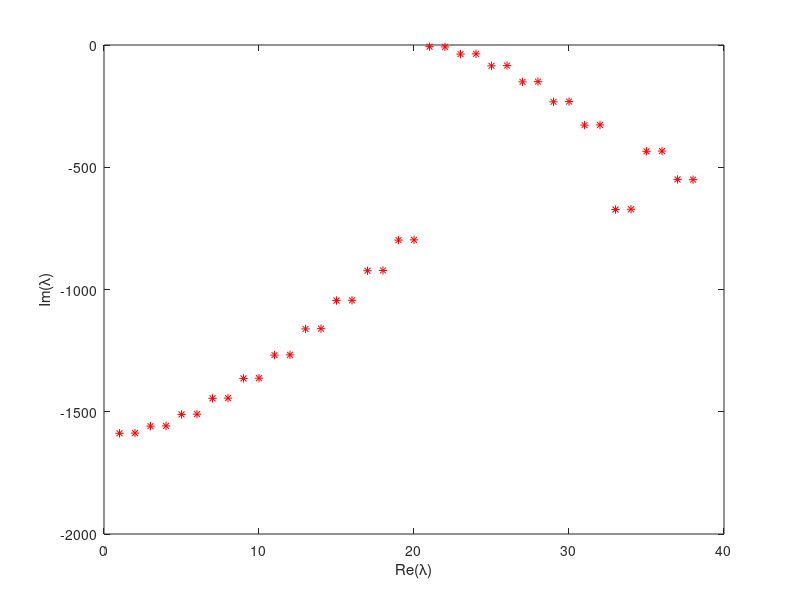

This chart was generated by the following MATLAB code:
clc; clear;                     % Clearing the command window and workspace
M = 21;                         % Number of grid points along x direction
Al = [1 0; 0 1];                % the matrix alpha ( as per problem)
Be = [ 1 2; -1 4];              % the matrix beta (as per problem)
%%%%%%%%%%%%%%%%% Compute the weighting coefficients %%%%%%%%%%%%%%%%%%%%%

%%% for differential quadrature method
% x = cglgrid(0,1,M);     
% [~,B2] = weigcoef(x); 

%%% for central difference method
x = linspace(0,1,M);
dx = abs(x(2)-x(1));
B2 = (1/dx^2)*(diag(ones(1,M-1),-1)-2*diag(ones(1,M))+diag(ones(1,M-1),1));
%%%%%%%%%%%%%%%%%%%%%%%%%%%%%%%%%%%%%%%%%%%%%%%%%%%%%%%%%%%%%%%%%%%%%%%%%%%
B = kron(B2(2:end-1,2:end-1),Al)+kron(eye(M-2),Be); % A matrix
c = eig(B);                     % Computing the eigenvalues of A
plot(complex(c),'*r')           % plotting the eigenvalues
xlabel('Re(\lambda)'), ylabel('Im(\lambda)');


